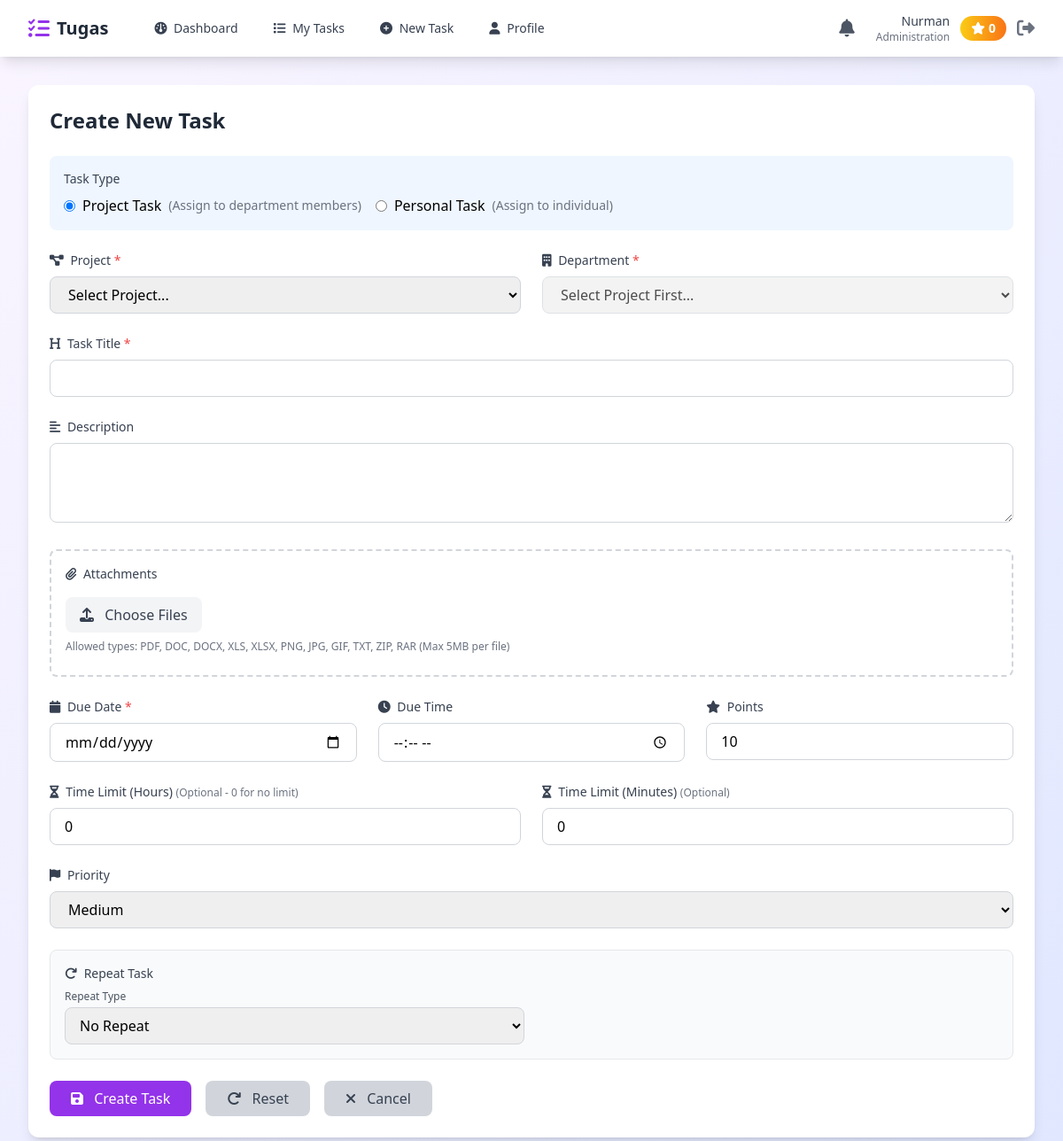
Screenshot of /create_task.php (signed in) with the database file from the repository.
### tables this page shows
CREATE TABLE `employees` (
  `id` int(11) NOT NULL,
  `name` varchar(100) NOT NULL,
  `email` varchar(100) NOT NULL,
  `password` varchar(255) NOT NULL,
  `role` enum('admin','manager','employee') DEFAULT 'employee',
  `whatsapp_number` varchar(20) DEFAULT NULL,
  `department` varchar(50) DEFAULT NULL,
  `total_points` int(11) DEFAULT 0,
  `notification_enabled` tinyint(1) DEFAULT 1,
  `created_at` timestamp NOT NULL DEFAULT current_timestamp()
);

### config.php (called while the page is built, shortened)
<?php
function getDB() {
    try {
        $pdo = new PDO(
            "mysql:host=" . DB_HOST . ";dbname=" . DB_NAME . ";charset=utf8mb4",
            DB_USER,
            DB_PASS,
            [
                PDO::ATTR_ERRMODE => PDO::ERRMODE_EXCEPTION,
                PDO::ATTR_DEFAULT_FETCH_MODE => PDO::FETCH_ASSOC,
                PDO::ATTR_EMULATE_PREPARES => false
            ]
        );
        return $pdo;
    } catch (PDOException $e) {
        die("Connection failed: " . $e->getMessage());
    }
}
function isLoggedIn() {
    return isset($_SESSION['employee_id']) && !empty($_SESSION['employee_id']);
}
function getCurrentEmployee() {
    $pdo = getDB();
    $stmt = $pdo->prepare("SELECT * FROM employees WHERE id = ?");
    $stmt->execute([$_SESSION['employee_id']]);
    return $stmt->fetch();
}
?>

### create_task.php (the view, shortened to what this page needs)
<?php
require_once 'config.php';
$employee = getCurrentEmployee();
$pdo = getDB();
$canCreateProjectTask = false;
$stmt = $pdo->prepare("SELECT role FROM employees WHERE id = ?");
$stmt->execute([$employee['id']]);
$user = $stmt->fetch();
if ($user) {
    if ($user['role'] === 'admin') {
        $canCreateProjectTask = true;
    } elseif ($user['role'] === 'manager') {
        $canCreateProjectTask = true;
        $isManager = true;
    }
}
require 'layout-header.php';
?>
<div class="bg-white rounded-xl shadow-lg p-6">
    <h1 class="text-2xl font-bold text-gray-800 mb-6">
        <?php echo $canCreateProjectTask ? 'Create New Task' : 'Create Personal Task'; ?>
    </h1>
    <?php if ($canCreateProjectTask): ?>
    <div class="mb-6 p-4 bg-blue-50 rounded-lg">
        <label class="block text-sm font-medium text-gray-700 mb-2">Task Type</label>
        <div class="flex gap-4">
            <label class="flex items-center">
                <input type="radio" name="task_type_radio" value="project" checked
                       onchange="toggleTaskType()" class="mr-2">
                <span class="font-medium">Project Task</span>
                <span class="text-sm text-gray-500 ml-2">(Assign to department members)</span>
            </label>
            <label class="flex items-center">
                <input type="radio" name="task_type_radio" value="personal"
                       onchange="toggleTaskType()" class="mr-2">
                <span class="font-medium">Personal Task</span>
                <span class="text-sm text-gray-500 ml-2">(Assign to individual)</span>
            </label>
        </div>
    </div>
    <?php endif; ?>
    <form id="createTaskForm" class="space-y-6" enctype="multipart/form-data">
        <?php if ($canCreateProjectTask): ?>
        <div id="projectSection" class="space-y-4">
            <div class="grid grid-cols-1 md:grid-cols-2 gap-6">
                <div>
                    <label class="block text-sm font-medium text-gray-700 mb-2">
                        <i class="fas fa-project-diagram mr-1"></i> Project <span class="text-red-500">*</span>
                    </label>
                    <select name="project_id" id="projectSelect" onchange="loadProjectDepartments()"
                            class="w-full px-4 py-2 border border-gray-300 rounded-lg focus:ring-2 focus:ring-purple-500">
                        <option value="">Select Project...</option>
                    </select>
                </div>
                <div>
                    <label class="block text-sm font-medium text-gray-700 mb-2">
                        <i class="fas fa-building mr-1"></i> Department <span class="text-red-500">*</span>
                    </label>
                    <select name="department_id" id="departmentSelect" disabled onchange="loadDepartmentMembers()"
                            class="w-full px-4 py-2 border border-gray-300 rounded-lg focus:ring-2 focus:ring-purple-500">
                        <option value="">Select Project First...</option>
                    </select>
                </div>
            </div>
        </div>
        <?php endif; ?>
        <div id="taskTitleSection" class="grid grid-cols-1 md:grid-cols-2 gap-6">
            <div class="<?php echo $canCreateProjectTask ? 'md:col-span-2' : ''; ?>" id="titleFieldWrapper">
                <label class="block text-sm font-medium text-gray-700 mb-2">
                    <i class="fas fa-heading mr-1"></i> Task Title <span class="text-red-500">*</span>
                </label>
                <input type="text" name="title" required maxlength="255"
                       class="w-full px-4 py-2 border border-gray-300 rounded-lg focus:ring-2 focus:ring-purple-500">
            </div>
        </div>
        <div>
            <label class="block text-sm font-medium text-gray-700 mb-2">
                <i class="fas fa-align-left mr-1"></i> Description
            </label>
            <textarea name="description" rows="3" maxlength="1000"
                      class="w-full px-4 py-2 border border-gray-300 rounded-lg focus:ring-2 focus:ring-purple-500"></textarea>
        </div>
        <div class="border-2 border-dashed border-gray-300 rounded-lg p-4">
            <label class="block text-sm font-medium text-gray-700 mb-2">
                <i class="fas fa-paperclip mr-1"></i> Attachments
            </label>
            <div class="space-y-2">
                <button type="button" onclick="document.getElementById('fileInput').click()"
                        class="bg-gray-100 text-gray-700 px-4 py-2 rounded-lg hover:bg-gray-200 transition">
                    <i class="fas fa-upload mr-2"></i> Choose Files
                </button>
                <p class="text-xs text-gray-500">
                    Allowed types: PDF, DOC, DOCX, XLS, XLSX, PNG, JPG, GIF, TXT, ZIP, RAR (Max 5MB per file)
                </p>
            </div>
        </div>
        <div class="grid grid-cols-1 md:grid-cols-3 gap-6">
            <div>
                <label class="block text-sm font-medium text-gray-700 mb-2">
                    <i class="fas fa-calendar mr-1"></i> Due Date <span class="text-red-500">*</span>
                </label>
                <input type="date" name="due_date" id="dueDate" required min="<?php echo date('Y-m-d'); ?>"
                       class="w-full px-4 py-2 border border-gray-300 rounded-lg focus:ring-2 focus:ring-purple-500">
            </div>
            <div id="dueTimeDiv">
                <label class="block text-sm font-medium text-gray-700 mb-2">
                    <i class="fas fa-clock mr-1"></i> Due Time
                </label>
                <input type="time" name="due_time" id="dueTime"
                       class="w-full px-4 py-2 border border-gray-300 rounded-lg focus:ring-2 focus:ring-purple-500">
            </div>
            <div>
                <label class="block text-sm font-medium text-gray-700 mb-2">
                    <i class="fas fa-star mr-1"></i> Points
                </label>
                <input type="number" name="points" min="1" max="100" value="10"
                       class="w-full px-4 py-2 border border-gray-300 rounded-lg focus:ring-2 focus:ring-purple-500">
            </div>
        </div>
        <div class="grid grid-cols-1 md:grid-cols-2 gap-6">
            <div>
                <label class="block text-sm font-medium text-gray-700 mb-2">
                    <i class="fas fa-hourglass-half mr-1"></i> Time Limit (Hours)
                    <span class="text-xs text-gray-500">(Optional - 0 for no limit)</span>
                </label>
                <input type="number" name="time_limit_hours" min="0" max="72" value="0"
                       class="w-full px-4 py-2 border border-gray-300 rounded-lg focus:ring-2 focus:ring-purple-500">
            </div>
            <div>
                <label class="block text-sm font-medium text-gray-700 mb-2">
                    <i class="fas fa-hourglass-half mr-1"></i> Time Limit (Minutes)
                    <span class="text-xs text-gray-500">(Optional)</span>
                </label>
                <input type="number" name="time_limit_minutes" min="0" max="59" value="0"
                       class="w-full px-4 py-2 border border-gray-300 rounded-lg focus:ring-2 focus:ring-purple-500">
            </div>
        </div>
        <?php if ($canCreateProjectTask): ?>
        <div id="prioritySection">
            <label class="block text-sm font-medium text-gray-700 mb-2">
                <i class="fas fa-flag mr-1"></i> Priority
            </label>
            <select name="priority" class="w-full px-4 py-2 border border-gray-300 rounded-lg focus:ring-2 focus:ring-purple-500">
                <option value="medium" selected>Medium</option>
            </select>
        </div>
        <?php endif; ?>
        <div class="border rounded-lg p-4 bg-gray-50">
            <label class="block text-sm font-medium text-gray-700 mb-2">
                <i class="fas fa-redo mr-1"></i> Repeat Task
            </label>
            <div class="grid grid-cols-1 md:grid-cols-2 gap-4">
                <div>
                    <label class="block text-xs text-gray-600 mb-1">Repeat Type</label>
                    <select name="repeat_type" id="repeatType" onchange="toggleRepeatOptions()"
                            class="w-full px-3 py-2 border border-gray-300 rounded-lg focus:ring-2 focus:ring-purple-500">
                        <option value="none">No Repeat</option>
                    </select>
                </div>
            </div>
        </div>
        <div class="flex space-x-4">
            <button type="submit" id="submitBtn"
                    class="bg-purple-600 text-white px-6 py-2 rounded-lg hover:bg-purple-700 transition">
                <i class="fas fa-save mr-2"></i> Create Task
            </button>
            <button type="button" onclick="resetForm()"
                    class="bg-gray-300 text-gray-700 px-6 py-2 rounded-lg hover:bg-gray-400 transition">
                <i class="fas fa-redo mr-2"></i> Reset
            </button>
            <a href="index.php"
               class="bg-gray-300 text-gray-700 px-6 py-2 rounded-lg hover:bg-gray-400 transition inline-block">
                <i class="fas fa-times mr-2"></i> Cancel
            </a>
        </div>
    </form>
</div>
</div>
</body>
</html>

### layout-header.php (shortened to what this page needs)
<!DOCTYPE html>
<html lang="en">
<head>
    <script src="https://cdn.tailwindcss.com"></script>
    <link rel="stylesheet" href="https://cdnjs.cloudflare.com/ajax/libs/font-awesome/6.4.0/css/all.min.css">
</head>
<body class="bg-gradient-to-br from-purple-50 to-indigo-100 min-h-screen">
    <?php if (isLoggedIn()): ?>
    <nav class="bg-white shadow-lg sticky top-0 z-50">
        <div class="max-w-7xl mx-auto px-4 sm:px-6 lg:px-8">
            <div class="flex justify-between h-16">
                <div class="flex items-center">
                    <a href="index.php" class="flex items-center">
                        <i class="fas fa-tasks text-purple-600 text-2xl mr-2"></i>
                        <span class="font-bold text-xl text-gray-800"><?php echo APP_NAME; ?></span>
                    </a>
                    <div class="hidden md:flex ml-10 space-x-4">
                        <a href="index.php" class="text-gray-700 hover:text-purple-600 px-3 py-2 rounded-md text-sm font-medium transition">
                            <i class="fas fa-dashboard mr-1"></i> Dashboard
                        </a>
                        <a href="tasks.php" class="text-gray-700 hover:text-purple-600 px-3 py-2 rounded-md text-sm font-medium transition">
                            <i class="fas fa-list mr-1"></i> My Tasks
                        </a>
                        <a href="create_task.php" class="text-gray-700 hover:text-purple-600 px-3 py-2 rounded-md text-sm font-medium transition">
                            <i class="fas fa-plus-circle mr-1"></i> New Task
                        </a>
                        <a href="profile.php" class="text-gray-700 hover:text-purple-600 px-3 py-2 rounded-md text-sm font-medium transition">
                            <i class="fas fa-user mr-1"></i> Profile
                        </a>
                    </div>
                </div>
                <div class="flex items-center space-x-4">
                    <button onclick="toggleNotifications()" class="relative p-2 text-gray-600 hover:text-purple-600 transition">
                        <i class="fas fa-bell text-xl"></i>
                    </button>
                    <div class="flex items-center space-x-3">
                        <div class="hidden md:block text-right">
                            <p class="text-sm font-medium text-gray-700"><?php echo htmlspecialchars($employee['name']); ?></p>
                            <p class="text-xs text-gray-500"><?php echo htmlspecialchars($employee['department']); ?></p>
                        </div>
                        <div class="bg-gradient-to-r from-yellow-400 to-orange-500 text-white px-3 py-1 rounded-full text-sm font-bold">
                            <i class="fas fa-star mr-1"></i><?php echo $employee['total_points']; ?>
                        </div>
                        <a href="logout.php" class="text-gray-500 hover:text-red-600 transition">
                            <i class="fas fa-sign-out-alt text-xl"></i>
                        </a>
                    </div>
                </div>
            </div>
        </div>
    </nav>
    <?php endif; ?>
    <div class="max-w-7xl mx-auto px-4 sm:px-6 lg:px-8 py-8">

### rows the page displays
employees: name "Nurman", department "Administration", total_points "0"

### other values shown
APP_NAME "Tugas"
